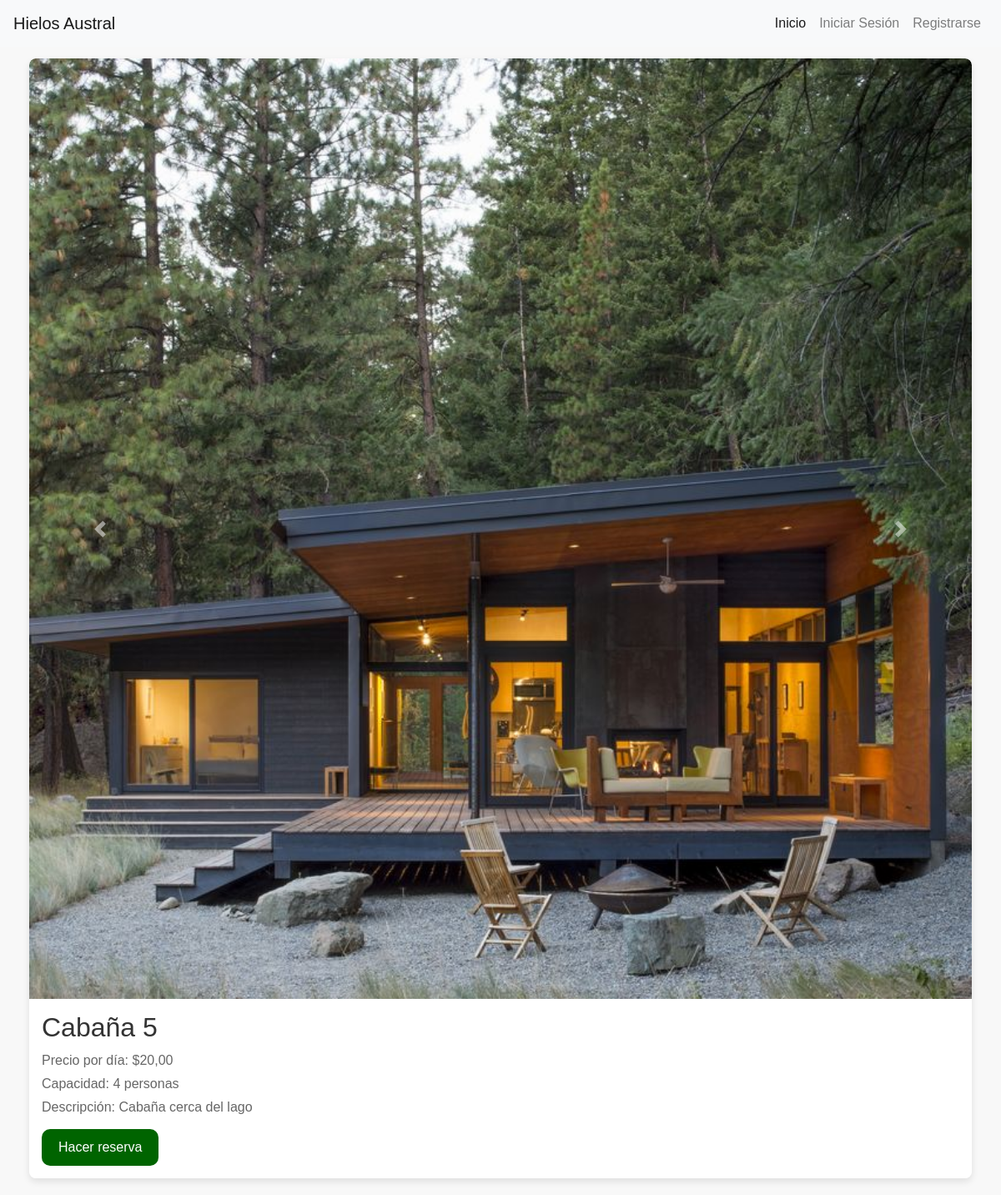
The page /cabañas/5 on the database its author committed.
### modelapp/models.py (models this page shows)
class Cabaña(models.Model):
    cabaña_id = models.AutoField(primary_key=True)
    precio = models.DecimalField(max_digits=10, decimal_places=2)
    capacidad = models.PositiveIntegerField()
    descripcion = models.TextField()
    imagen = models.ImageField(upload_to='cabañas/')

### modelapp/views.py (called while the page is built)
def DetalleCabañas(request, cabaña_id):
    cabaña = get_object_or_404(Cabaña, cabaña_id=cabaña_id)
    return render(request, 'cabañas.html', {'cabaña': cabaña})

### templates/cabañas.html (shortened to what this page needs)
{% load static %}
<!DOCTYPE html>
<html lang="es">
<head>
    <link rel="stylesheet" href="https://maxcdn.bootstrapcdn.com/bootstrap/4.0.0/css/bootstrap.min.css">
    <link rel="stylesheet" href="{% static 'css/cabañas.css' %}" />
</head>
<body>
    <nav class="navbar navbar-expand-lg navbar-light bg-light fixed-top">
        <a class="navbar-brand" href="#">Hielos Austral</a>
        <div class="collapse navbar-collapse" id="navbarNav">
          <ul class="navbar-nav ml-auto">
            <li class="nav-item active">
              <a class="nav-link" href="{% url 'web:index' %}">Inicio</a>
            </li>
            {% if user.is_authenticated %}
              <li class="nav-item">
                  <a class="nav-link" href="{% url 'web:reservas_por_cliente' user.id %}">Mis Reservas</a>
              </li>
              <li class="nav-item">
                  <a class="nav-link" href="/logout">Cerrar Sesión</a>
              </li>
          {% else %}
              <li class="nav-item">
                  <a class="nav-link" href="/login">Iniciar Sesión</a>
              </li>
              <li class="nav-item">
                  <a class="nav-link" href="/register">Registrarse</a>
              </li>
          {% endif %}
          </ul>
        </div>
      </nav>
<div class="container">
    <div class="cabana">
        <div id="carouselExample" class="carousel slide" data-ride="carousel">
            <div class="carousel-inner">
                <div class="carousel-item active">
                    <img class="d-block w-100" src="{{ cabaña.imagen.url }}" alt="{{ cabaña.cabaña_id }}">
                </div>
            </div>
            <a class="carousel-control-prev" href="#carouselExample" role="button" data-slide="prev">
                <span class="carousel-control-prev-icon" aria-hidden="true"></span>
            </a>
            <a class="carousel-control-next" href="#carouselExample" role="button" data-slide="next">
                <span class="carousel-control-next-icon" aria-hidden="true"></span>
            </a>
        </div>
        <div class="carousel-caption">
            <h2>Cabaña {{ cabaña.cabaña_id }}</h2>
            <p>Precio por día: ${{ cabaña.precio }}</p>
            <p>Capacidad: {{ cabaña.capacidad }} personas</p>
            <p>Descripción: {{ cabaña.descripcion }}</p>
            <a href="reserva/{{cabaña.cabaña_id}}" class="btn-reservar">Hacer reserva</a>
        </div>
    </div>
</div>
</body>
</html>

### hielos_austral/static/css/cabañas.css (style rules this page uses)
body { font-family: 'Arial', sans-serif; margin: 0; padding: 0; background-color: #f8f8f8; }
.container { max-width: 1200px; margin: 0 auto; padding-top: 50px; }
.cabana { margin: 20px; box-shadow: 0 4px 8px rgba(0, 0, 0, 0.1); background-color: #fff; overflow: hidden; border-radius: 8px; }
img { width: 100%; height: auto; border-radius: 8px 8px 0 0; }
.carousel-caption { position: inherit; text-align: left; padding: 15px; background-color: #fff; border-radius: 0 0 8px 8px; }
h2 { color: #333; margin-bottom: 8px; }
p { color: #666; margin-bottom: 4px; }
.btn-reservar { display: inline-block; text-decoration: none; background-color: #006400; color: white; padding: 10px 20px; border: none; cursor: pointer; border-radius: 10px; margin-top: 10px; }

### rows shown on the page
Cabaña: imagen (picture), cabaña_id "5", precio "20,00", capacidad "4", descripcion "Cabaña cerca del lago"
